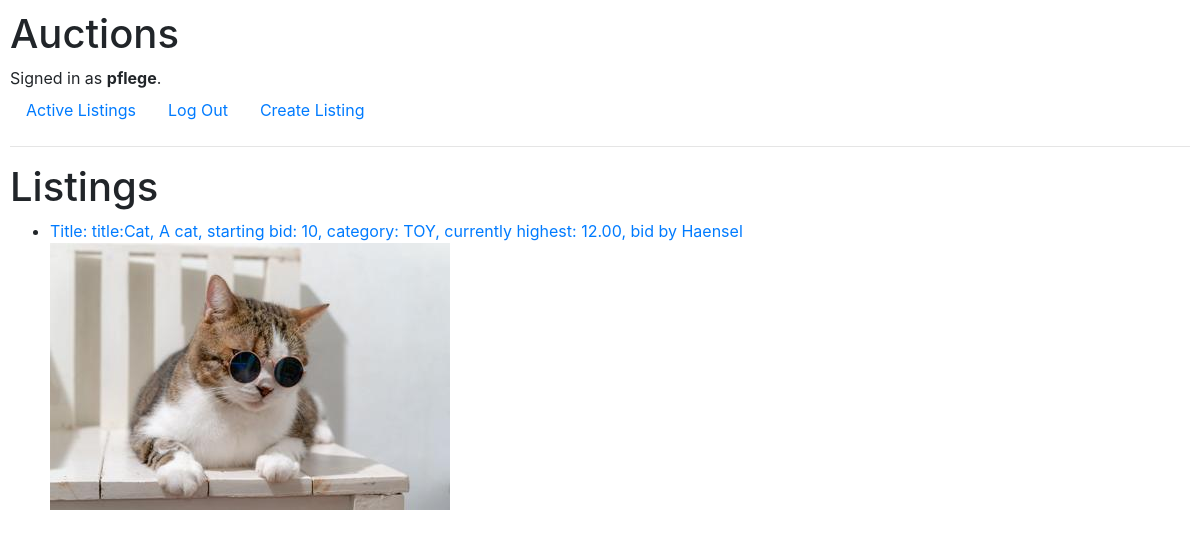
/active_listings (signed in), run on the app's committed database.
### auctions/models.py (models this page shows, shortened)
class User(AbstractUser):
    pass

class Listing(models.Model):
    CATEGORY = (
        ('EL', 'electricity'),
        ('TOY', 'toy'),
        ('BK', 'book'),
        ('CL', 'clothing'),
    )
    watch_list = models.ManyToManyField(User, blank = True, related_name="watch_list")
    title = models.CharField(max_length=150)
    description = models.CharField(max_length=150)
    start_bid = models.IntegerField()
    category = models.CharField(max_length = 3, choices = CATEGORY)
    created_by = models.ForeignKey(User, on_delete=models.CASCADE, related_name="placed_by")
    image = models.ImageField(upload_to = 'images', blank=True, null=True)
    auction_open = models.BooleanField()
    def __str__(self):
        return f"title:{self.title}, {self.description}, starting bid: {self.start_bid}, category: {self.category}"

class Bids(models.Model):
    amount = models.DecimalField(max_digits=8, decimal_places=2)
    created_by = models.ForeignKey(User, on_delete=models.CASCADE, related_name="created_by")
    auction_item = models.ForeignKey(Listing, on_delete=models.CASCADE, related_name="bids")

### auctions/views.py (the view)
# urls.py: path("active_listings", views.show_listings, name="active_listings"),
def show_listings(request):
    if request.method == "POST":
        listingForm = ListingForm(request.POST,request.FILES)
        if listingForm.is_valid():
            cur_listing = Listing(title=listingForm.cleaned_data["title"],
            description =listingForm.cleaned_data["description"],
            start_bid =listingForm.cleaned_data["start_bid"],
            category =listingForm.cleaned_data["category"],
            image = listingForm.cleaned_data["image"],
            created_by=request.user,
            auction_open=True)
            cur_listing.save()
            return HttpResponseRedirect(reverse("active_listings"))
        else:
            return HttpResponse(listingForm.errors)
    else:
        print(get_highest_bid_for_listing())
        bids_for_listing = get_highest_bid_for_listing()
        return render(request, 'auctions/activeListings.html',{
            "listings" : bids_for_listing
    })

### auctions/views.py (called while the page is built)
def get_highest_offer(biddings):
    winner = ""
    offer = 0
    for bid in biddings:
        if bid.amount > offer:
            winner = bid.created_by
            offer = bid.amount
    current_highest_offer = {
            "bidder": winner,
            "amount":offer,
            "listing": None
            }
    print(current_highest_offer)
    return current_highest_offer

def get_highest_bid_for_listing():
    all_listings = Listing.objects.all()
    listing_bid_bidder = []
    for listing in all_listings:
        bid_data = get_highest_offer(listing.bids.all().order_by("amount"))
        bid_data["listing"] = listing
        listing_bid_bidder.append(bid_data)
    return listing_bid_bidder

### auctions/templates/auctions/activeListings.html
{% extends "auctions/layout.html" %}
{% block body %}
<h1> Listings </h1>
	<ul>
	{% for listing in listings %}
	{% if user.is_authenticated %}
		<li><a href="{% url 'listing' listing.listing.id%}">Title: {{listing.listing}}, currently highest: {{listing.amount}}, bid by {{listing.bidder}}</a></li>
	{% else %}
		<li>{{listing}}</li>
	{% endif %}
	{% if listing.listing.image %}
		<img src="{{listing.listing.image.url}}" alt="f">
	{% endif %}
	{% empty %}
		<li>Nothing to show</li>
	{%endfor%}
	</ul>
{% endblock %}

### auctions/templates/auctions/layout.html (shortened to what this page needs)
{% load static %}
<!DOCTYPE html>
<html lang="en">
    <head>
        <link rel="stylesheet" href="https://stackpath.bootstrapcdn.com/bootstrap/4.4.1/css/bootstrap.min.css">
        <link href="{% static 'auctions/styles.css' %}" rel="stylesheet">
    </head>
    <body>
        <h1>Auctions</h1>
        <div>
            {% if user.is_authenticated %}
                Signed in as <strong>{{ user.username }}</strong>.
            {% else %}
                Not signed in.
            {% endif %}
        </div>
        <ul class="nav">
            <li class="nav-item">
                <a class="nav-link" href="{% url 'active_listings' %}">Active Listings</a>
            </li>
            {% if user.is_authenticated %}
                <li class="nav-item">
                    <a class="nav-link" href="{% url 'logout' %}">Log Out</a>
                </li>
				<li class="nav-item">
					<a class="nav-link" href="{% url 'create_listings' %}">Create Listing</a>
				</li>
            {% endif %}
        </ul>
        <hr>
        {% block body %}
        {% endblock %}
    </body>
</html>

### auctions/static/auctions/styles.css (style rules this page uses)
body { padding: 10px; }

### data on the page
User: username "pflege"
User: listing "title:Cat, A cat, starting bid: 10, category: TOY", amount "12.00", bidder "Haensel", listing.image (picture)
